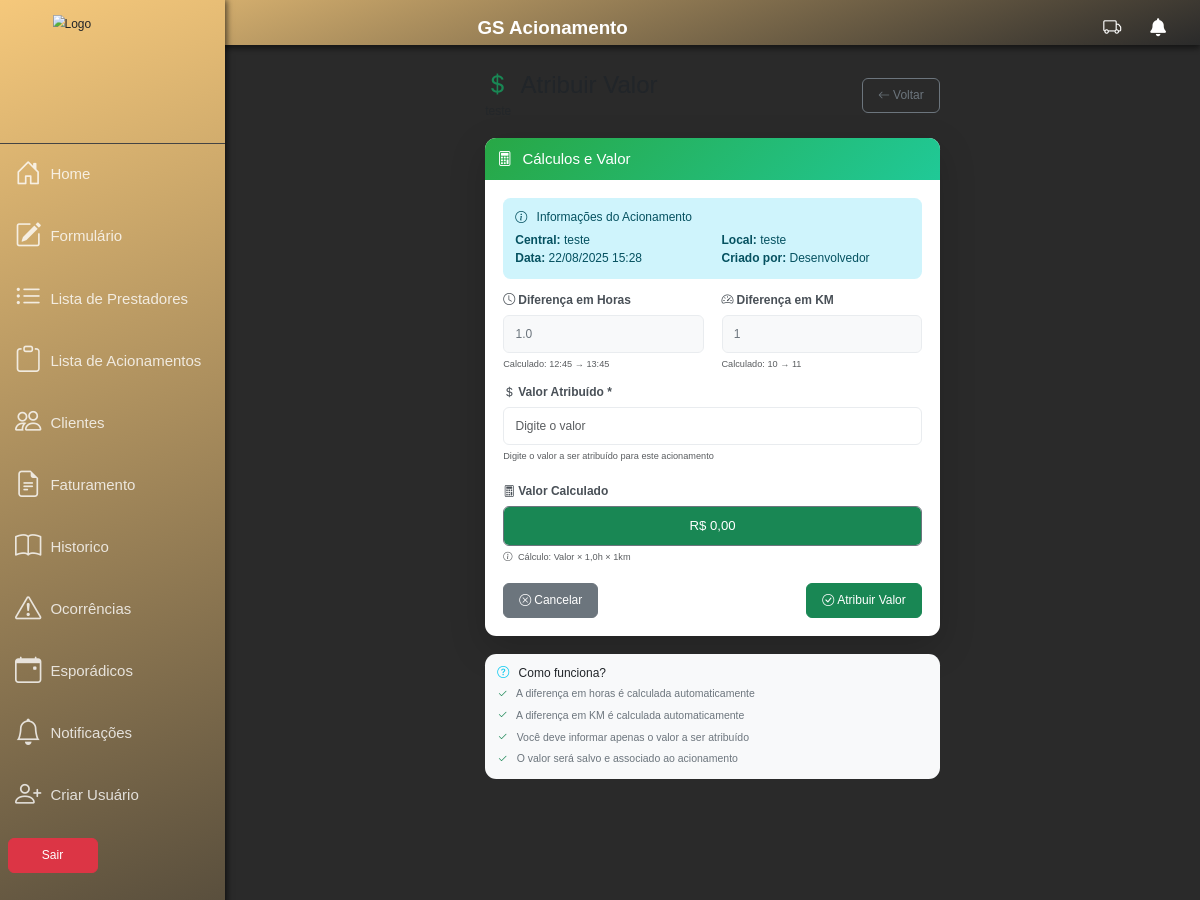
The app's page /esporadico/esporadico/3/atribuir-valor/ (signed in) with its own data.
### esporadico/models.py (models this page shows, shortened)
class Esporadico(models.Model):
    nome_central = models.CharField(max_length=255)
    data_acionamento = models.DateTimeField(auto_now_add=True, verbose_name='Data e Hora do Acionamento')
    km_inicial = models.IntegerField(null=True, blank=True)
    foto_inicial = models.ImageField(upload_to='fotos_esporadicos/', null=True, blank=True)
    km_final = models.IntegerField(null=True, blank=True)
    local_acionamento = models.CharField(max_length=255, null=True, blank=True)
    criado_por = models.ForeignKey(User, on_delete=models.CASCADE, verbose_name='Criado por', related_name='esporadicos_criados', null=True, blank=True)
    hora_inicial = models.TimeField(null=True, blank=True, verbose_name='Hora Inicial')
    hora_final = models.TimeField(null=True, blank=True, verbose_name='Hora Final')
    valor_atribuido = models.DecimalField(max_digits=10, decimal_places=2, null=True, blank=True, verbose_name='Valor Atribuído')
    valor_calculado = models.DecimalField(max_digits=15, decimal_places=2, null=True, blank=True, verbose_name='Valor Calculado')
    class Meta:
        verbose_name = 'Acionamento Esporádico'
        verbose_name_plural = 'Acionamentos Esporádicos'
        ordering = ['-data_acionamento']
    def diferenca_horas(self):
        if self.hora_inicial and self.hora_final:
            base_date = datetime.now().date()
            inicio = datetime.combine(base_date, self.hora_inicial)
            fim = datetime.combine(base_date, self.hora_final)
            if fim < inicio:
                fim += timedelta(days=1)
            diferenca = fim - inicio
            return round(diferenca.total_seconds() / 3600, 2)  # Retorna em horas com 2 casas decimais
        return 0
    def diferenca_km(self):
        if self.km_inicial and self.km_final:
            return self.km_final - self.km_inicial
        return 0

### esporadico/views.py (the view)
# urls.py: path('esporadico/<int:pk>/atribuir-valor/', atribuir_valor_view, name='esporadico_atribuir_valor'),
@login_required
@permission_required('formacompanhamento.view_prestadores')
def atribuir_valor_view(request, pk):
    esporadico = get_object_or_404(Esporadico, pk=pk)
    if request.method == 'POST':
        form = AtribuirValorForm(request.POST, instance=esporadico)
        if form.is_valid():
            form.save()
            messages.success(request, f'Valor atribuído com sucesso para {esporadico.nome_central}!')
            return redirect('esporadico_list')
    else:
        form = AtribuirValorForm(instance=esporadico)
    context = {
        'form': form,
        'esporadico': esporadico,
    }
    return render(request, 'esporadico_atribuir_valor.html', context)

### esporadico/forms.py
class AtribuirValorForm(forms.ModelForm):
    diferenca_horas = forms.FloatField(
        label='Diferença em Horas',
        widget=forms.NumberInput(attrs={
            'class': 'form-control',
            'readonly': 'readonly',
            'step': '0.01'
        }),
        required=False
    )
    diferenca_km = forms.IntegerField(
        label='Diferença em KM',
        widget=forms.NumberInput(attrs={
            'class': 'form-control',
            'readonly': 'readonly'
        }),
        required=False
    )
    class Meta:
        model = Esporadico
        fields = ['valor_atribuido']
        widgets = {
            'valor_atribuido': forms.NumberInput(attrs={
                'class': 'form-control',
                'placeholder': 'Digite o valor',
                'step': '0.01'
            }),
        }
    def __init__(self, *args, **kwargs):
        instance = kwargs.get('instance')
        super().__init__(*args, **kwargs)
        if instance:
            self.fields['diferenca_horas'].initial = instance.diferenca_horas()
            self.fields['diferenca_km'].initial = instance.diferenca_km()

### esporadico/templates/esporadico_atribuir_valor.html (shortened to what this page needs)
{% extends 'base.html' %}
{% load static %}
{% block content %}
<div class="container-fluid mt-4">
    <div class="row justify-content-center">
        <div class="col-md-8 col-lg-6">
            <div class="d-flex justify-content-between align-items-center mb-4">
                <div>
                    <h2 class="text-dark mb-1">
                        <i class="bi bi-currency-dollar text-success me-2"></i>
                    </h2>
                    <p class="text-muted mb-0">{{ esporadico.nome_central }}</p>
                </div>
                <a href="{% url 'esporadico_list' %}" class="btn btn-outline-secondary">
                    <i class="bi bi-arrow-left me-1"></i>Voltar
                </a>
            </div>
            <div class="card shadow-lg border-0">
                <div class="card-header bg-success text-white py-3">
                    <h5 class="mb-0">
                        <i class="bi bi-calculator me-2"></i>
                        Cálculos e Valor
                    </h5>
                </div>
                <div class="card-body p-4">
                    <form method="post">
                        <div class="alert alert-info">
                            <h6 class="alert-heading">
                                <i class="bi bi-info-circle me-2"></i>
                                Informações do Acionamento
                            </h6>
                            <div class="row">
                                <div class="col-md-6">
                                    <strong>Central:</strong> {{ esporadico.nome_central }}<br>
                                    <strong>Data:</strong> {{ esporadico.data_acionamento|date:"d/m/Y H:i" }}
                                </div>
                                <div class="col-md-6">
                                    <strong>Local:</strong> {{ esporadico.local_acionamento|default:"Não informado" }}<br>
                                    <strong>Criado por:</strong> {{ esporadico.criado_por.get_full_name|default:esporadico.criado_por.username }}
                                </div>
                            </div>
                        </div>
                        <div class="row mb-3">
                            <div class="col-md-6">
                                <label for="{{ form.diferenca_horas.id_for_label }}" class="form-label fw-bold">
                                    <i class="bi bi-clock me-1"></i>{{ form.diferenca_horas.label }}
                                </label>
                                {{ form.diferenca_horas }}
                                <div class="form-text">
                                    <small class="text-muted">
                                        {% if esporadico.hora_inicial and esporadico.hora_final %}
                                            Calculado: {{ esporadico.hora_inicial|time:"H:i" }} → {{ esporadico.hora_final|time:"H:i" }}
                                        {% else %}
                                            Horas inicial e final não informadas
                                        {% endif %}
                                    </small>
                                </div>
                            </div>
                            <div class="col-md-6">
                                <label for="{{ form.diferenca_km.id_for_label }}" class="form-label fw-bold">
                                    <i class="bi bi-speedometer2 me-1"></i>{{ form.diferenca_km.label }}
                                </label>
                                {{ form.diferenca_km }}
                                <div class="form-text">
                                    <small class="text-muted">
                                        {% if esporadico.km_inicial and esporadico.km_final %}
                                            Calculado: {{ esporadico.km_inicial }} → {{ esporadico.km_final }}
                                        {% else %}
                                            KM inicial e final não informados
                                        {% endif %}
                                    </small>
                                </div>
                            </div>
                        </div>
                         <div class="mb-4">
                             <label for="{{ form.valor_atribuido.id_for_label }}" class="form-label fw-bold">
                                 <i class="bi bi-currency-dollar me-1"></i>{{ form.valor_atribuido.label }} *
                             </label>
                             {{ form.valor_atribuido }}
                             <div class="form-text">
                                 <small class="text-muted">Digite o valor a ser atribuído para este acionamento</small>
                             </div>
                         </div>
                         <div class="mb-4">
                             <label class="form-label fw-bold">
                                 <i class="bi bi-calculator me-1"></i>Valor Calculado
                             </label>
                             <div class="form-control bg-success text-white" id="valor-calculado" style="font-weight: bold; font-size: 1.1rem; text-align: center; border: 2px solid #28a745;">
                             </div>
                             <div class="form-text">
                                 <small class="text-muted">
                                     <i class="bi bi-info-circle me-1"></i>
                                     Cálculo: Valor × {{ esporadico.diferenca_horas|default:0 }}h × {{ esporadico.diferenca_km|default:0 }}km
                                 </small>
                             </div>
                         </div>
                        <div class="row">
                            <div class="col-12 d-flex justify-content-between">
                                <a href="{% url 'esporadico_list' %}" class="btn btn-secondary">
                                    <i class="bi bi-x-circle me-1"></i>Cancelar
                                </a>
                                <button type="submit" class="btn btn-success">
                                    <i class="bi bi-check-circle me-1"></i>Atribuir Valor
                                </button>
                            </div>
                        </div>
                    </form>
                </div>
            </div>
            <div class="card mt-4 border-0 bg-light">
                <div class="card-body">
                    <h6 class="card-title text-dark">
                        <i class="bi bi-question-circle me-2 text-info"></i>
                        Como funciona?
                    </h6>
                    <ul class="list-unstyled mb-0">
                        <li class="mb-2">
                            <i class="bi bi-check2 text-success me-2"></i>
                            A diferença em horas é calculada automaticamente
                        </li>
                        <li class="mb-2">
                            <i class="bi bi-check2 text-success me-2"></i>
                            A diferença em KM é calculada automaticamente
                        </li>
                        <li class="mb-2">
                            <i class="bi bi-check2 text-success me-2"></i>
                            Você deve informar apenas o valor a ser atribuído
                        </li>
                        <li>
                            <i class="bi bi-check2 text-success me-2"></i>
                            O valor será salvo e associado ao acionamento
                        </li>
                    </ul>
                </div>
            </div>
        </div>
    </div>
</div>
 {% endblock %}

### core/templates/base.html (style rules this page uses)
body { zoom: 0.75; margin: 0; font-family: sans-serif; background-color: #2a2a2a; background-size: 50% auto; opacity: 0; animation: fadeIn 1s forwards; }

### esporadico/templates/esporadico_atribuir_valor.html (style rules this page uses)
.card { border-radius: 15px; overflow: hidden; border: none; }
.card-header { background: linear-gradient(135deg, #28a745, #20c997) !important; border: none; }
.form-control { border-radius: 8px; border: 2px solid #e9ecef; transition: all 0.3s ease; padding: 12px 15px; }
.form-control[readonly] { background-color: #f8f9fa; color: #6c757d; }
.btn { border-radius: 8px; padding: 10px 20px; font-weight: 500; transition: all 0.3s ease; }
.form-label { color: #495057; margin-bottom: 0.5rem; }
.alert { border-radius: 10px; border: none; }
.shadow-lg { box-shadow: 0 1rem 3rem rgba(0,0,0,.175) !important; }
.bg-light { background-color: #f8f9fa !important; }
.list-unstyled li { font-size: 14px; color: #6c757d; }

### records on screen
Esporadico: nome_central "teste", data_acionamento "22/08/2025 15:28", local_acionamento "teste", criado_por.get_full_name "Desenvolvedor", hora_inicial "12:45", hora_final "13:45", km_inicial "10", km_final "11", diferenca_horas "1,0", diferenca_km "1"
